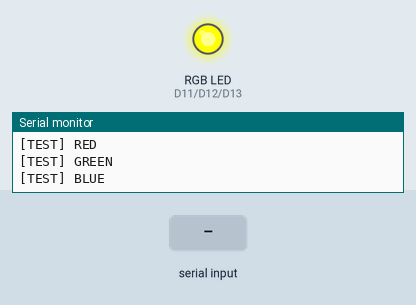
Bench run of a sketch on a simulated nRF52 board. On the bench: an RGB LED mixed from three pins (HIGH = lit), the last lines printed to the serial monitor. The test bench sets the inputs (shaded band). A phone connects over Bluetooth LE 3 s after start.

Above: at 1.1 s.
At 12.8 s:
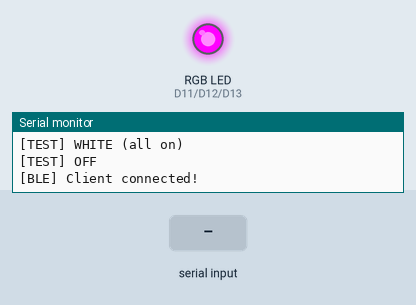
12.9 s: "1" received over the second serial link
At 13.4 s:
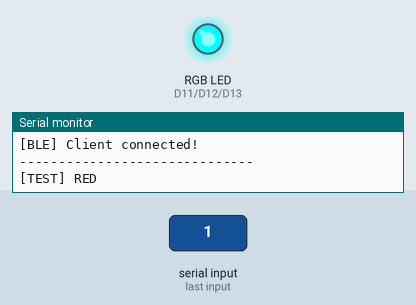
Timing chart, 0 to 24.6 s (numbered marks = the images above; inputs shaded):
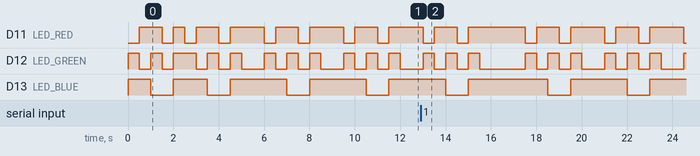

The sketch:

nRF_BLE_test.ino
```cpp
#include <bluefruit.h>

// XIAO nRF52840 RGB LED pins (active LOW)
#define LED_RED   11
#define LED_GREEN 12
#define LED_BLUE  13

BLEDis  bledis;
BLEUart bleuart;

void setup() {
  Serial.begin(115200);

  // RGB LED pins setup (active LOW on XIAO)
  pinMode(LED_RED,   OUTPUT);
  pinMode(LED_GREEN, OUTPUT);
  pinMode(LED_BLUE,  OUTPUT);

  // Turn all off initially (HIGH = off for active low)
  digitalWrite(LED_RED,   HIGH);
  digitalWrite(LED_GREEN, HIGH);
  digitalWrite(LED_BLUE,  HIGH);

  // --- BLE Setup ---
  Bluefruit.begin();
  Bluefruit.setTxPower(4);
  Bluefruit.setName("XIAO-nRF52840-Test");

  bledis.setManufacturer("Seeed Studio");
  bledis.setModel("XIAO nRF52840");
  bledis.begin();

  bleuart.begin();

  startAdv();

  Serial.println("==============================");
  Serial.println(" XIAO nRF52840 Test Firmware");
  Serial.println("==============================");
  Serial.println("[OK] Board booted successfully");
  Serial.println("[OK] BLE advertising started");
  Serial.println("     Device name: XIAO-nRF52840-Test");
  Serial.println("     Scan with nRF Connect app to verify BLE");
  Serial.println("------------------------------");
  Serial.println("[OK] RGB LED test starting...");
}

void startAdv() {
  Bluefruit.Advertising.addFlags(BLE_GAP_ADV_FLAGS_LE_ONLY_GENERAL_DISC_MODE);
  Bluefruit.Advertising.addTxPower();
  Bluefruit.Advertising.addService(bleuart);
  Bluefruit.ScanResponse.addName();
  Bluefruit.Advertising.restartOnDisconnect(true);
  Bluefruit.Advertising.setInterval(32, 244); // in units of 0.625 ms
  Bluefruit.Advertising.setFastTimeout(30);
  Bluefruit.Advertising.start(0); // 0 = advertise forever
}

void setRGB(bool r, bool g, bool b) {
  // Active LOW: true = ON means write LOW
  digitalWrite(LED_RED,   r ? LOW : HIGH);
  digitalWrite(LED_GREEN, g ? LOW : HIGH);
  digitalWrite(LED_BLUE,  b ? LOW : HIGH);
}

void loop() {
  // --- RGB LED Cycle Test ---
  Serial.println("[TEST] RED");
  setRGB(true, false, false);
  delay(500);

  Serial.println("[TEST] GREEN");
  setRGB(false, true, false);
  delay(500);

  Serial.println("[TEST] BLUE");
  setRGB(false, false, true);
  delay(500);

  Serial.println("[TEST] WHITE (all on)");
  setRGB(true, true, true);
  delay(500);

  Serial.println("[TEST] OFF");
  setRGB(false, false, false);
  delay(500);

  // --- BLE Status ---
  if (Bluefruit.connected()) {
    Serial.println("[BLE] Client connected!");
    setRGB(false, true, false); // solid green = connected

    // Echo any received BLE UART data back
    while (bleuart.available()) {
      String msg = bleuart.readString();
      Serial.print("[BLE] Received: ");
      Serial.println(msg);
      bleuart.print("Echo: ");
      bleuart.println(msg);
    }
    delay(1000);
  } else {
    Serial.println("[BLE] Advertising... (not connected)");
  }

  Serial.println("------------------------------");
}
```
